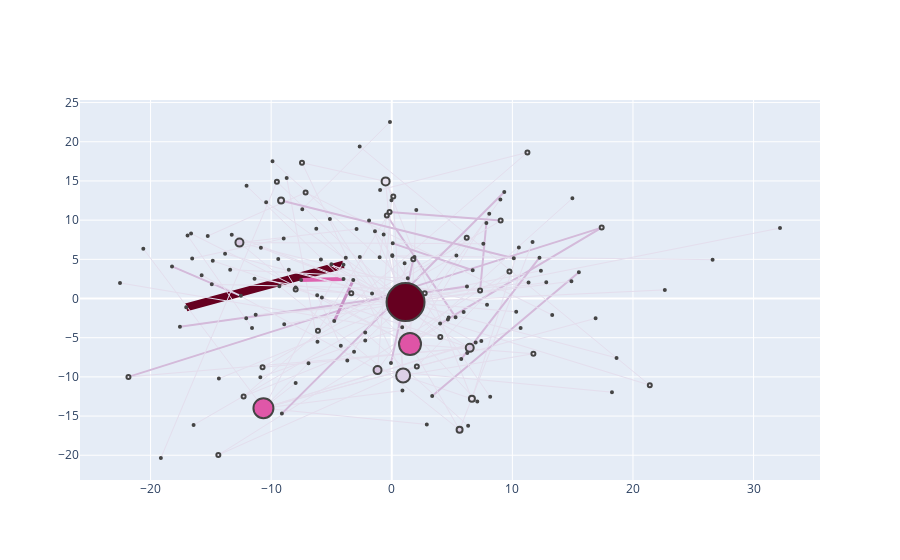

Notebook code for this chart:
### Code cell
#pageRank
configure_plotly_browser_state()
plotNetworkSizeColor(hashTagGraph,pageRank)
